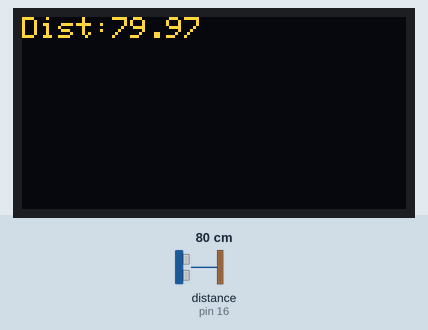
Bench run of a sketch on a simulated Arduino Uno, built with avr-gcc and run on an emulated ATmega328P. On the bench: 128×64 one-colour display. Wiring (inferred from the names in the program): ultrasonic range finder: trigger pin 5; echo pin 16. The test bench sets the inputs (shaded band); at power-on: distance to the obstacle (sensor on pin 16) 80 cm. The echo pulse lasts 58.3 µs per cm; the OLED is the two-colour kind (top 16 rows yellow).

Above: at 1.29 s.
1.3 s: distance to the obstacle (sensor on pin 16) set to 2 cm
At 1.98 s:
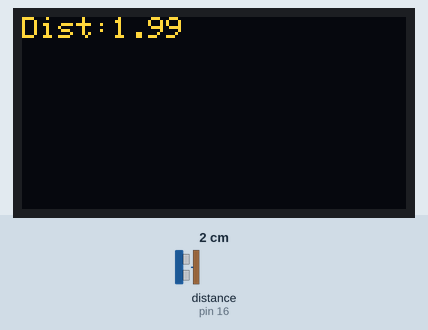
3.6 s: distance to the obstacle (sensor on pin 16) set to 18 cm
At 4.3 s:
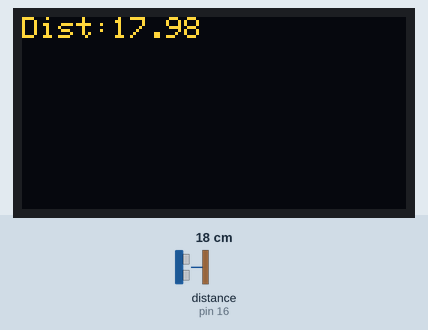
6.0 s: distance to the obstacle (sensor on pin 16) set to 35 cm
At 6.4 s:
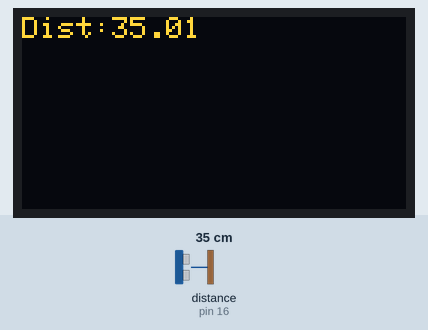
Timing chart, 0 to 9.0 s (numbered marks = the images above; inputs shaded):
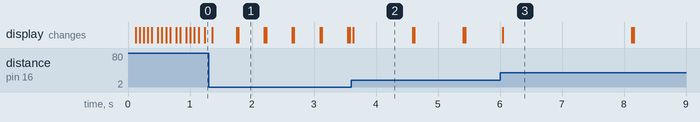

The sketch:

Distance_Sensor.ino
```cpp
#include <Adafruit_SSD1306.h>
Adafruit_SSD1306 display(128, 64);

#define TRIG 5
#define ECHO 16

void setup() {
  pinMode(TRIG, OUTPUT);
  pinMode(ECHO, INPUT);
  digitalWrite(TRIG, LOW);
  display.begin(SSD1306_SWITCHCAPVCC, 0x3C);
  display.clearDisplay();
  display.setTextSize(1);
  display.setTextColor(WHITE);
  display.display();
}

// read distance sensor, return centimeters
float readDistance() {
  digitalWrite(TRIG, LOW); delayMicroseconds(2);
  digitalWrite(TRIG, HIGH); delayMicroseconds(10);
  digitalWrite(TRIG, LOW);
  unsigned long timeout=micros()+26233L;
  while((digitalRead(ECHO)==LOW)&&(micros()<timeout));
  unsigned long start_time = micros();
  timeout=start_time+26233L;
  while((digitalRead(ECHO)==HIGH)&&(micros()<timeout));
  unsigned long lapse = micros() - start_time;
  return lapse*0.01716f;
}


void loop() {
  float dist = readDistance();

  display.clearDisplay();
  display.setCursor(0, 0);
  display.print("Dist:");
  display.println(dist);
  display.display();
}
```

Measured:
- after the input at 1.3 s, the display: changes after 0.06 s (image 1)
- after the input at 3.6 s, the display: changes at once (image 2)
- after the input at 6.0 s, the display: changes after 0.05 s (image 3)
- what the display in image 1 shows lasts 0.4 s, from 1.8 s to 2.2 s
- what the display in image 3 shows lasts 2.1 s, from 6.0 s to 8.1 s
